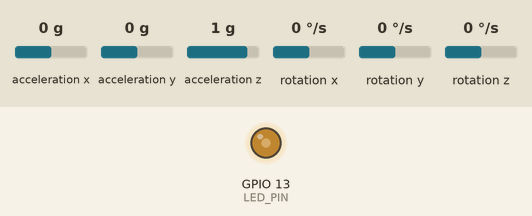
Bench run of a sketch on a simulated ESP32. Parts: output pins drawn as LEDs (lit = HIGH). Inputs (shaded band) come from the test bench; at power-on: acceleration x 0 g, acceleration z 1 g, rotation x 0 °/s, acceleration y 0 g, rotation y 0 °/s, rotation z 0 °/s. What the sketch prints to the serial monitor is not drawn.

Above: at 1.2 s.
1.3 s: acceleration x set to -1.4 g
4.3 s: acceleration z set to 0 g
7.3 s: rotation x set to -192 °/s
10.3 s: acceleration y set to -1.4 g
Timing chart, 0 to 14.3 s (numbered marks = the images above; inputs shaded):
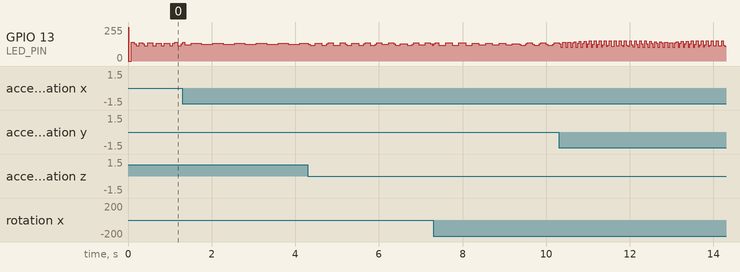

The sketch:

MPU6050_raw.ino
```cpp
// I2C device class (I2Cdev) demonstration Arduino sketch for MPU6050 class
// 10/7/2011 by Jeff Rowberg <jeff@rowberg.net>
// Updates should (hopefully) always be available at https://github.com/jrowberg/i2cdevlib
//
// Changelog:
//      2013-05-08 - added multiple output formats
//                 - added seamless Fastwire support
//      2011-10-07 - initial release

/* ============================================
  I2Cdev device library code is placed under the MIT license
  Copyright (c) 2011 Jeff Rowberg

  Permission is hereby granted, free of charge, to any person obtaining a copy
  of this software and associated documentation files (the "Software"), to deal
  in the Software without restriction, including without limitation the rights
  to use, copy, modify, merge, publish, distribute, sublicense, and/or sell
  copies of the Software, and to permit persons to whom the Software is
  furnished to do so, subject to the following conditions:

  The above copyright notice and this permission notice shall be included in
  all copies or substantial portions of the Software.

  THE SOFTWARE IS PROVIDED "AS IS", WITHOUT WARRANTY OF ANY KIND, EXPRESS OR
  IMPLIED, INCLUDING BUT NOT LIMITED TO THE WARRANTIES OF MERCHANTABILITY,
  FITNESS FOR A PARTICULAR PURPOSE AND NONINFRINGEMENT. IN NO EVENT SHALL THE
  AUTHORS OR COPYRIGHT HOLDERS BE LIABLE FOR ANY CLAIM, DAMAGES OR OTHER
  LIABILITY, WHETHER IN AN ACTION OF CONTRACT, TORT OR OTHERWISE, ARISING FROM,
  OUT OF OR IN CONNECTION WITH THE SOFTWARE OR THE USE OR OTHER DEALINGS IN
  THE SOFTWARE.
  ===============================================
*/

// I2Cdev and MPU6050 must be installed as libraries, or else the .cpp/.h files
// for both classes must be in the include path of your project
//#include "I2Cdev.h"
#include "MPU6050.h"

// Arduino Wire library is required if I2Cdev I2CDEV_ARDUINO_WIRE implementation
// is used in I2Cdev.h
#if I2CDEV_IMPLEMENTATION == I2CDEV_ARDUINO_WIRE
#include "Wire.h"
#endif

// class default I2C address is 0x68
// specific I2C addresses may be passed as a parameter here
// AD0 low = 0x68 (default for InvenSense evaluation board)
// AD0 high = 0x69
MPU6050 accelgyro;
//MPU6050 accelgyro(0x69); // <-- use for AD0 high

int16_t ax, ay, az;
int16_t gx, gy, gz;


// uncomment "OUTPUT_READABLE_ACCELGYRO" if you want to see a tab-separated
// list of the accel X/Y/Z and then gyro X/Y/Z values in decimal. Easy to read,
// not so easy to parse, and slow(er) over UART.
#define OUTPUT_READABLE_ACCELGYRO

// uncomment "OUTPUT_BINARY_ACCELGYRO" to send all 6 axes of data as 16-bit
// binary, one right after the other. This is very fast (as fast as possible
// without compression or data loss), and easy to parse, but impossible to read
// for a human.
//#define OUTPUT_BINARY_ACCELGYRO


#define LED_PIN 13
bool blinkState = false;

void setup() {
  // join I2C bus (I2Cdev library doesn't do this automatically)
  Wire.begin(21, 22);

  // initialize serial communication
  // (38400 chosen because it works as well at 8MHz as it does at 16MHz, but
  // it's really up to you depending on your project)
  Serial.begin(38400);

  accelgyro.initialize();

  // use the code below to change accel/gyro offset values
  /*
    Serial.println("Updating internal sensor offsets...");
    // -76	-2359	1688	0	0	0
    Serial.print(accelgyro.getXAccelOffset()); Serial.print("\t"); // -76
    Serial.print(accelgyro.getYAccelOffset()); Serial.print("\t"); // -2359
    Serial.print(accelgyro.getZAccelOffset()); Serial.print("\t"); // 1688
    Serial.print(accelgyro.getXGyroOffset()); Serial.print("\t"); // 0
    Serial.print(accelgyro.getYGyroOffset()); Serial.print("\t"); // 0
    Serial.print(accelgyro.getZGyroOffset()); Serial.print("\t"); // 0
    Serial.print("\n");
    accelgyro.setXGyroOffset(220);
    accelgyro.setYGyroOffset(76);
    accelgyro.setZGyroOffset(-85);
    Serial.print(accelgyro.getXAccelOffset()); Serial.print("\t"); // -76
    Serial.print(accelgyro.getYAccelOffset()); Serial.print("\t"); // -2359
    Serial.print(accelgyro.getZAccelOffset()); Serial.print("\t"); // 1688
    Serial.print(accelgyro.getXGyroOffset()); Serial.print("\t"); // 0
    Serial.print(accelgyro.getYGyroOffset()); Serial.print("\t"); // 0
    Serial.print(accelgyro.getZGyroOffset()); Serial.print("\t"); // 0
    Serial.print("\n");
  */

  // configure Arduino LED pin for output
  pinMode(LED_PIN, OUTPUT);
}

void loop() {
  // read raw accel/gyro measurements from device
  accelgyro.getMotion6(&ax, &ay, &az, &gx, &gy, &gz);

  // these methods (and a few others) are also available
  //accelgyro.getAcceleration(&ax, &ay, &az);
  //accelgyro.getRotation(&gx, &gy, &gz);
  // display tab-separated accel/gyro x/y/z values
  Serial.print("ax:");
  Serial.print(ax); Serial.print("\tay:");
  Serial.print(ay); Serial.print("\taz:");
  Serial.print(az); Serial.print("\tgx:");
  Serial.print(gx); Serial.print("\tgy:");
  Serial.print(gy); Serial.print("\tgz:");
  Serial.println(gz);

  //#ifdef OUTPUT_BINARY_ACCELGYRO
  //Serial.write((uint8_t)(ax >> 8)); Serial.write((uint8_t)(ax & 0xFF));
  //Serial.write((uint8_t)(ay >> 8)); Serial.write((uint8_t)(ay & 0xFF));
  //Serial.write((uint8_t)(az >> 8)); Serial.write((uint8_t)(az & 0xFF));
  //Serial.write((uint8_t)(gx >> 8)); Serial.write((uint8_t)(gx & 0xFF));
  //Serial.write((uint8_t)(gy >> 8)); Serial.write((uint8_t)(gy & 0xFF));
  //Serial.write((uint8_t)(gz >> 8)); Serial.write((uint8_t)(gz & 0xFF));
  //#endif

  // blink LED to indicate activity
  blinkState = !blinkState;
  digitalWrite(LED_PIN, blinkState);
}
```
